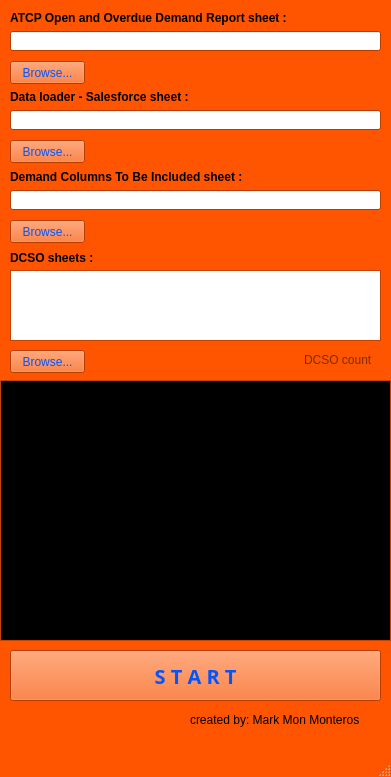
<?xml version="1.0" encoding="UTF-8"?>
<ui version="4.0">
 <class>MainWindow</class>
 <widget class="QMainWindow" name="MainWindow">
  <property name="geometry">
   <rect>
    <x>0</x>
    <y>0</y>
    <width>391</width>
    <height>777</height>
   </rect>
  </property>
  <property name="palette">
   <palette>
    <active>
     <colorrole role="WindowText">
      <brush brushstyle="SolidPattern">
       <color alpha="255">
        <red>0</red>
        <green>0</green>
        <blue>0</blue>
       </color>
      </brush>
     </colorrole>
     <colorrole role="Button">
      <brush brushstyle="SolidPattern">
       <color alpha="255">
        <red>255</red>
        <green>85</green>
        <blue>0</blue>
       </color>
      </brush>
     </colorrole>
     <colorrole role="Light">
      <brush brushstyle="SolidPattern">
       <color alpha="255">
        <red>255</red>
        <green>170</green>
        <blue>127</blue>
       </color>
      </brush>
     </colorrole>
     <colorrole role="Midlight">
      <brush brushstyle="SolidPattern">
       <color alpha="255">
        <red>255</red>
        <green>127</green>
        <blue>63</blue>
       </color>
      </brush>
     </colorrole>
     <colorrole role="Dark">
      <brush brushstyle="SolidPattern">
       <color alpha="255">
        <red>127</red>
        <green>42</green>
        <blue>0</blue>
       </color>
      </brush>
     </colorrole>
     <colorrole role="Mid">
      <brush brushstyle="SolidPattern">
       <color alpha="255">
        <red>170</red>
        <green>56</green>
        <blue>0</blue>
       </color>
      </brush>
     </colorrole>
     <colorrole role="Text">
      <brush brushstyle="SolidPattern">
       <color alpha="255">
        <red>0</red>
        <green>0</green>
        <blue>0</blue>
       </color>
      </brush>
     </colorrole>
     <colorrole role="BrightText">
      <brush brushstyle="SolidPattern">
       <color alpha="255">
        <red>255</red>
        <green>255</green>
        <blue>255</blue>
       </color>
      </brush>
     </colorrole>
     <colorrole role="ButtonText">
      <brush brushstyle="SolidPattern">
       <color alpha="255">
        <red>0</red>
        <green>0</green>
        <blue>0</blue>
       </color>
      </brush>
     </colorrole>
     <colorrole role="Base">
      <brush brushstyle="SolidPattern">
       <color alpha="255">
        <red>255</red>
        <green>255</green>
        <blue>255</blue>
       </color>
      </brush>
     </colorrole>
     <colorrole role="Window">
      <brush brushstyle="SolidPattern">
       <color alpha="255">
        <red>255</red>
        <green>85</green>
        <blue>0</blue>
       </color>
      </brush>
     </colorrole>
     <colorrole role="Shadow">
      <brush brushstyle="SolidPattern">
       <color alpha="255">
        <red>0</red>
        <green>0</green>
        <blue>0</blue>
       </color>
      </brush>
     </colorrole>
     <colorrole role="AlternateBase">
      <brush brushstyle="SolidPattern">
       <color alpha="255">
        <red>255</red>
        <green>170</green>
        <blue>127</blue>
       </color>
      </brush>
     </colorrole>
     <colorrole role="ToolTipBase">
      <brush brushstyle="SolidPattern">
       <color alpha="255">
        <red>255</red>
        <green>255</green>
        <blue>220</blue>
       </color>
      </brush>
     </colorrole>
     <colorrole role="ToolTipText">
      <brush brushstyle="SolidPattern">
       <color alpha="255">
        <red>0</red>
        <green>0</green>
        <blue>0</blue>
       </color>
      </brush>
     </colorrole>
    </active>
    <inactive>
     <colorrole role="WindowText">
      <brush brushstyle="SolidPattern">
       <color alpha="255">
        <red>0</red>
        <green>0</green>
        <blue>0</blue>
       </color>
      </brush>
     </colorrole>
     <colorrole role="Button">
      <brush brushstyle="SolidPattern">
       <color alpha="255">
        <red>255</red>
        <green>85</green>
        <blue>0</blue>
       </color>
      </brush>
     </colorrole>
     <colorrole role="Light">
      <brush brushstyle="SolidPattern">
       <color alpha="255">
        <red>255</red>
        <green>170</green>
        <blue>127</blue>
       </color>
      </brush>
     </colorrole>
     <colorrole role="Midlight">
      <brush brushstyle="SolidPattern">
       <color alpha="255">
        <red>255</red>
        <green>127</green>
        <blue>63</blue>
       </color>
      </brush>
     </colorrole>
     <colorrole role="Dark">
      <brush brushstyle="SolidPattern">
       <color alpha="255">
        <red>127</red>
        <green>42</green>
        <blue>0</blue>
       </color>
      </brush>
     </colorrole>
     <colorrole role="Mid">
      <brush brushstyle="SolidPattern">
       <color alpha="255">
        <red>170</red>
        <green>56</green>
        <blue>0</blue>
       </color>
      </brush>
     </colorrole>
     <colorrole role="Text">
      <brush brushstyle="SolidPattern">
       <color alpha="255">
        <red>0</red>
        <green>0</green>
        <blue>0</blue>
       </color>
      </brush>
     </colorrole>
     <colorrole role="BrightText">
      <brush brushstyle="SolidPattern">
       <color alpha="255">
        <red>255</red>
        <green>255</green>
        <blue>255</blue>
       </color>
      </brush>
     </colorrole>
     <colorrole role="ButtonText">
      <brush brushstyle="SolidPattern">
       <color alpha="255">
        <red>0</red>
        <green>0</green>
        <blue>0</blue>
       </color>
      </brush>
     </colorrole>
     <colorrole role="Base">
      <brush brushstyle="SolidPattern">
       <color alpha="255">
        <red>255</red>
        <green>255</green>
        <blue>255</blue>
       </color>
      </brush>
     </colorrole>
     <colorrole role="Window">
      <brush brushstyle="SolidPattern">
       <color alpha="255">
        <red>255</red>
        <green>85</green>
        <blue>0</blue>
       </color>
      </brush>
     </colorrole>
     <colorrole role="Shadow">
      <brush brushstyle="SolidPattern">
       <color alpha="255">
        <red>0</red>
        <green>0</green>
        <blue>0</blue>
       </color>
      </brush>
     </colorrole>
     <colorrole role="AlternateBase">
      <brush brushstyle="SolidPattern">
       <color alpha="255">
        <red>255</red>
        <green>170</green>
        <blue>127</blue>
       </color>
      </brush>
     </colorrole>
     <colorrole role="ToolTipBase">
      <brush brushstyle="SolidPattern">
       <color alpha="255">
        <red>255</red>
        <green>255</green>
        <blue>220</blue>
       </color>
      </brush>
     </colorrole>
     <colorrole role="ToolTipText">
      <brush brushstyle="SolidPattern">
       <color alpha="255">
        <red>0</red>
        <green>0</green>
        <blue>0</blue>
       </color>
      </brush>
     </colorrole>
    </inactive>
    <disabled>
     <colorrole role="WindowText">
      <brush brushstyle="SolidPattern">
       <color alpha="255">
        <red>127</red>
        <green>42</green>
        <blue>0</blue>
       </color>
      </brush>
     </colorrole>
     <colorrole role="Button">
      <brush brushstyle="SolidPattern">
       <color alpha="255">
        <red>255</red>
        <green>85</green>
        <blue>0</blue>
       </color>
      </brush>
     </colorrole>
     <colorrole role="Light">
      <brush brushstyle="SolidPattern">
       <color alpha="255">
        <red>255</red>
        <green>170</green>
        <blue>127</blue>
       </color>
      </brush>
     </colorrole>
     <colorrole role="Midlight">
      <brush brushstyle="SolidPattern">
       <color alpha="255">
        <red>255</red>
        <green>127</green>
        <blue>63</blue>
       </color>
      </brush>
     </colorrole>
     <colorrole role="Dark">
      <brush brushstyle="SolidPattern">
       <color alpha="255">
        <red>127</red>
        <green>42</green>
        <blue>0</blue>
       </color>
      </brush>
     </colorrole>
     <colorrole role="Mid">
      <brush brushstyle="SolidPattern">
       <color alpha="255">
        <red>170</red>
        <green>56</green>
        <blue>0</blue>
       </color>
      </brush>
     </colorrole>
     <colorrole role="Text">
      <brush brushstyle="SolidPattern">
       <color alpha="255">
        <red>127</red>
        <green>42</green>
        <blue>0</blue>
       </color>
      </brush>
     </colorrole>
     <colorrole role="BrightText">
      <brush brushstyle="SolidPattern">
       <color alpha="255">
        <red>255</red>
        <green>255</green>
        <blue>255</blue>
       </color>
      </brush>
     </colorrole>
     <colorrole role="ButtonText">
      <brush brushstyle="SolidPattern">
       <color alpha="255">
        <red>127</red>
        <green>42</green>
        <blue>0</blue>
       </color>
      </brush>
     </colorrole>
     <colorrole role="Base">
      <brush brushstyle="SolidPattern">
       <color alpha="255">
        <red>255</red>
        <green>85</green>
        <blue>0</blue>
       </color>
      </brush>
     </colorrole>
     <colorrole role="Window">
      <brush brushstyle="SolidPattern">
       <color alpha="255">
        <red>255</red>
        <green>85</green>
        <blue>0</blue>
       </color>
      </brush>
     </colorrole>
     <colorrole role="Shadow">
      <brush brushstyle="SolidPattern">
       <color alpha="255">
        <red>0</red>
        <green>0</green>
        <blue>0</blue>
       </color>
      </brush>
     </colorrole>
     <colorrole role="AlternateBase">
      <brush brushstyle="SolidPattern">
       <color alpha="255">
        <red>255</red>
        <green>85</green>
        <blue>0</blue>
       </color>
      </brush>
     </colorrole>
     <colorrole role="ToolTipBase">
      <brush brushstyle="SolidPattern">
       <color alpha="255">
        <red>255</red>
        <green>255</green>
        <blue>220</blue>
       </color>
      </brush>
     </colorrole>
     <colorrole role="ToolTipText">
      <brush brushstyle="SolidPattern">
       <color alpha="255">
        <red>0</red>
        <green>0</green>
        <blue>0</blue>
       </color>
      </brush>
     </colorrole>
    </disabled>
   </palette>
  </property>
  <property name="windowTitle">
   <string>MainWindow</string>
  </property>
  <widget class="QWidget" name="centralwidget">
   <widget class="QLabel" name="forLbl_2">
    <property name="geometry">
     <rect>
      <x>10</x>
      <y>10</y>
      <width>371</width>
      <height>16</height>
     </rect>
    </property>
    <property name="font">
     <font>
      <weight>75</weight>
      <bold>true</bold>
     </font>
    </property>
    <property name="text">
     <string>ATCP Open and Overdue Demand Report sheet :</string>
    </property>
   </widget>
   <widget class="QPushButton" name="atcpBtn">
    <property name="geometry">
     <rect>
      <x>10</x>
      <y>61</y>
      <width>75</width>
      <height>23</height>
     </rect>
    </property>
    <property name="palette">
     <palette>
      <active>
       <colorrole role="Text">
        <brush brushstyle="SolidPattern">
         <color alpha="255">
          <red>0</red>
          <green>0</green>
          <blue>0</blue>
         </color>
        </brush>
       </colorrole>
       <colorrole role="ButtonText">
        <brush brushstyle="SolidPattern">
         <color alpha="255">
          <red>0</red>
          <green>85</green>
          <blue>255</blue>
         </color>
        </brush>
       </colorrole>
      </active>
      <inactive>
       <colorrole role="Text">
        <brush brushstyle="SolidPattern">
         <color alpha="255">
          <red>0</red>
          <green>0</green>
          <blue>0</blue>
         </color>
        </brush>
       </colorrole>
       <colorrole role="ButtonText">
        <brush brushstyle="SolidPattern">
         <color alpha="255">
          <red>0</red>
          <green>85</green>
          <blue>255</blue>
         </color>
        </brush>
       </colorrole>
      </inactive>
      <disabled>
       <colorrole role="Text">
        <brush brushstyle="SolidPattern">
         <color alpha="255">
          <red>127</red>
          <green>42</green>
          <blue>0</blue>
         </color>
        </brush>
       </colorrole>
       <colorrole role="ButtonText">
        <brush brushstyle="SolidPattern">
         <color alpha="255">
          <red>127</red>
          <green>42</green>
          <blue>0</blue>
         </color>
        </brush>
       </colorrole>
      </disabled>
     </palette>
    </property>
    <property name="text">
     <string>Browse...</string>
    </property>
   </widget>
   <widget class="QLineEdit" name="atcpEdit">
    <property name="geometry">
     <rect>
      <x>10</x>
      <y>31</y>
      <width>371</width>
      <height>20</height>
     </rect>
    </property>
   </widget>
   <widget class="QPushButton" name="datalBtn">
    <property name="geometry">
     <rect>
      <x>10</x>
      <y>140</y>
      <width>75</width>
      <height>23</height>
     </rect>
    </property>
    <property name="palette">
     <palette>
      <active>
       <colorrole role="ButtonText">
        <brush brushstyle="SolidPattern">
         <color alpha="255">
          <red>0</red>
          <green>85</green>
          <blue>255</blue>
         </color>
        </brush>
       </colorrole>
      </active>
      <inactive>
       <colorrole role="ButtonText">
        <brush brushstyle="SolidPattern">
         <color alpha="255">
          <red>0</red>
          <green>85</green>
          <blue>255</blue>
         </color>
        </brush>
       </colorrole>
      </inactive>
      <disabled>
       <colorrole role="ButtonText">
        <brush brushstyle="SolidPattern">
         <color alpha="255">
          <red>127</red>
          <green>42</green>
          <blue>0</blue>
         </color>
        </brush>
       </colorrole>
      </disabled>
     </palette>
    </property>
    <property name="text">
     <string>Browse...</string>
    </property>
   </widget>
   <widget class="QLabel" name="forLbl_3">
    <property name="geometry">
     <rect>
      <x>10</x>
      <y>89</y>
      <width>371</width>
      <height>16</height>
     </rect>
    </property>
    <property name="font">
     <font>
      <weight>75</weight>
      <bold>true</bold>
     </font>
    </property>
    <property name="text">
     <string>Data loader - Salesforce sheet :</string>
    </property>
   </widget>
   <widget class="QLineEdit" name="datalEdit">
    <property name="geometry">
     <rect>
      <x>10</x>
      <y>110</y>
      <width>371</width>
      <height>20</height>
     </rect>
    </property>
   </widget>
   <widget class="QLineEdit" name="demandcolEdit">
    <property name="geometry">
     <rect>
      <x>10</x>
      <y>190</y>
      <width>371</width>
      <height>20</height>
     </rect>
    </property>
   </widget>
   <widget class="QLabel" name="forLbl_4">
    <property name="geometry">
     <rect>
      <x>10</x>
      <y>169</y>
      <width>371</width>
      <height>16</height>
     </rect>
    </property>
    <property name="font">
     <font>
      <weight>75</weight>
      <bold>true</bold>
     </font>
    </property>
    <property name="text">
     <string>Demand Columns To Be Included sheet :</string>
    </property>
   </widget>
   <widget class="QPushButton" name="demandcolBtn">
    <property name="geometry">
     <rect>
      <x>10</x>
      <y>220</y>
      <width>75</width>
      <height>23</height>
     </rect>
    </property>
    <property name="palette">
     <palette>
      <active>
       <colorrole role="ButtonText">
        <brush brushstyle="SolidPattern">
         <color alpha="255">
          <red>0</red>
          <green>85</green>
          <blue>255</blue>
         </color>
        </brush>
       </colorrole>
      </active>
      <inactive>
       <colorrole role="ButtonText">
        <brush brushstyle="SolidPattern">
         <color alpha="255">
          <red>0</red>
          <green>85</green>
          <blue>255</blue>
         </color>
        </brush>
       </colorrole>
      </inactive>
      <disabled>
       <colorrole role="ButtonText">
        <brush brushstyle="SolidPattern">
         <color alpha="255">
          <red>127</red>
          <green>42</green>
          <blue>0</blue>
         </color>
        </brush>
       </colorrole>
      </disabled>
     </palette>
    </property>
    <property name="text">
     <string>Browse...</string>
    </property>
   </widget>
   <widget class="QPushButton" name="startBtn">
    <property name="geometry">
     <rect>
      <x>10</x>
      <y>650</y>
      <width>371</width>
      <height>51</height>
     </rect>
    </property>
    <property name="palette">
     <palette>
      <active>
       <colorrole role="ButtonText">
        <brush brushstyle="SolidPattern">
         <color alpha="255">
          <red>0</red>
          <green>85</green>
          <blue>255</blue>
         </color>
        </brush>
       </colorrole>
      </active>
      <inactive>
       <colorrole role="ButtonText">
        <brush brushstyle="SolidPattern">
         <color alpha="255">
          <red>0</red>
          <green>85</green>
          <blue>255</blue>
         </color>
        </brush>
       </colorrole>
      </inactive>
      <disabled>
       <colorrole role="ButtonText">
        <brush brushstyle="SolidPattern">
         <color alpha="255">
          <red>127</red>
          <green>42</green>
          <blue>0</blue>
         </color>
        </brush>
       </colorrole>
      </disabled>
     </palette>
    </property>
    <property name="font">
     <font>
      <family>Showcard Gothic</family>
      <pointsize>15</pointsize>
      <weight>75</weight>
      <italic>false</italic>
      <bold>true</bold>
     </font>
    </property>
    <property name="text">
     <string>S T A R T</string>
    </property>
   </widget>
   <widget class="QLabel" name="author">
    <property name="geometry">
     <rect>
      <x>190</x>
      <y>710</y>
      <width>201</width>
      <height>20</height>
     </rect>
    </property>
    <property name="text">
     <string>created by: Mark Mon Monteros</string>
    </property>
   </widget>
   <widget class="QTextEdit" name="console">
    <property name="geometry">
     <rect>
      <x>0</x>
      <y>380</y>
      <width>391</width>
      <height>261</height>
     </rect>
    </property>
    <property name="palette">
     <palette>
      <active>
       <colorrole role="WindowText">
        <brush brushstyle="SolidPattern">
         <color alpha="255">
          <red>0</red>
          <green>0</green>
          <blue>0</blue>
         </color>
        </brush>
       </colorrole>
       <colorrole role="Text">
        <brush brushstyle="SolidPattern">
         <color alpha="255">
          <red>85</red>
          <green>255</green>
          <blue>0</blue>
         </color>
        </brush>
       </colorrole>
       <colorrole role="Base">
        <brush brushstyle="SolidPattern">
         <color alpha="255">
          <red>0</red>
          <green>0</green>
          <blue>0</blue>
         </color>
        </brush>
       </colorrole>
      </active>
      <inactive>
       <colorrole role="WindowText">
        <brush brushstyle="SolidPattern">
         <color alpha="255">
          <red>0</red>
          <green>0</green>
          <blue>0</blue>
         </color>
        </brush>
       </colorrole>
       <colorrole role="Text">
        <brush brushstyle="SolidPattern">
         <color alpha="255">
          <red>85</red>
          <green>255</green>
          <blue>0</blue>
         </color>
        </brush>
       </colorrole>
       <colorrole role="Base">
        <brush brushstyle="SolidPattern">
         <color alpha="255">
          <red>0</red>
          <green>0</green>
          <blue>0</blue>
         </color>
        </brush>
       </colorrole>
      </inactive>
      <disabled>
       <colorrole role="WindowText">
        <brush brushstyle="SolidPattern">
         <color alpha="255">
          <red>120</red>
          <green>120</green>
          <blue>120</blue>
         </color>
        </brush>
       </colorrole>
       <colorrole role="Text">
        <brush brushstyle="SolidPattern">
         <color alpha="255">
          <red>120</red>
          <green>120</green>
          <blue>120</blue>
         </color>
        </brush>
       </colorrole>
       <colorrole role="Base">
        <brush brushstyle="SolidPattern">
         <color alpha="255">
          <red>240</red>
          <green>240</green>
          <blue>240</blue>
         </color>
        </brush>
       </colorrole>
      </disabled>
     </palette>
    </property>
    <property name="font">
     <font>
      <weight>50</weight>
      <bold>false</bold>
     </font>
    </property>
    <property name="autoFillBackground">
     <bool>false</bool>
    </property>
    <property name="inputMethodHints">
     <set>Qt::ImhMultiLine</set>
    </property>
    <property name="html">
     <string>&lt;!DOCTYPE HTML PUBLIC &quot;-//W3C//DTD HTML 4.0//EN&quot; &quot;http://www.w3.org/TR/REC-html40/strict.dtd&quot;&gt;
&lt;html&gt;&lt;head&gt;&lt;meta name=&quot;qrichtext&quot; content=&quot;1&quot; /&gt;&lt;style type=&quot;text/css&quot;&gt;
p, li { white-space: pre-wrap; }
&lt;/style&gt;&lt;/head&gt;&lt;body style=&quot; font-family:'MS Shell Dlg 2'; font-size:7.8pt; font-weight:400; font-style:normal;&quot;&gt;
&lt;p style=&quot;-qt-paragraph-type:empty; margin-top:0px; margin-bottom:0px; margin-left:0px; margin-right:0px; -qt-block-indent:0; text-indent:0px;&quot;&gt;&lt;br /&gt;&lt;/p&gt;&lt;/body&gt;&lt;/html&gt;</string>
    </property>
    <property name="textInteractionFlags">
     <set>Qt::NoTextInteraction</set>
    </property>
   </widget>
   <widget class="QPushButton" name="dcsoBtn">
    <property name="geometry">
     <rect>
      <x>10</x>
      <y>350</y>
      <width>75</width>
      <height>23</height>
     </rect>
    </property>
    <property name="palette">
     <palette>
      <active>
       <colorrole role="ButtonText">
        <brush brushstyle="SolidPattern">
         <color alpha="255">
          <red>0</red>
          <green>85</green>
          <blue>255</blue>
         </color>
        </brush>
       </colorrole>
      </active>
      <inactive>
       <colorrole role="ButtonText">
        <brush brushstyle="SolidPattern">
         <color alpha="255">
          <red>0</red>
          <green>85</green>
          <blue>255</blue>
         </color>
        </brush>
       </colorrole>
      </inactive>
      <disabled>
       <colorrole role="ButtonText">
        <brush brushstyle="SolidPattern">
         <color alpha="255">
          <red>127</red>
          <green>42</green>
          <blue>0</blue>
         </color>
        </brush>
       </colorrole>
      </disabled>
     </palette>
    </property>
    <property name="text">
     <string>Browse...</string>
    </property>
   </widget>
   <widget class="QLabel" name="forLbl_5">
    <property name="geometry">
     <rect>
      <x>10</x>
      <y>250</y>
      <width>371</width>
      <height>16</height>
     </rect>
    </property>
    <property name="font">
     <font>
      <weight>75</weight>
      <bold>true</bold>
     </font>
    </property>
    <property name="text">
     <string>DCSO sheets :</string>
    </property>
   </widget>
   <widget class="QLabel" name="label">
    <property name="enabled">
     <bool>false</bool>
    </property>
    <property name="geometry">
     <rect>
      <x>304</x>
      <y>350</y>
      <width>71</width>
      <height>20</height>
     </rect>
    </property>
    <property name="font">
     <font>
      <kerning>true</kerning>
     </font>
    </property>
    <property name="inputMethodHints">
     <set>Qt::ImhHiddenText</set>
    </property>
    <property name="text">
     <string>DCSO count</string>
    </property>
   </widget>
   <widget class="QListWidget" name="dcsoWidget">
    <property name="geometry">
     <rect>
      <x>10</x>
      <y>270</y>
      <width>371</width>
      <height>71</height>
     </rect>
    </property>
    <property name="acceptDrops">
     <bool>true</bool>
    </property>
    <property name="inputMethodHints">
     <set>Qt::ImhMultiLine</set>
    </property>
   </widget>
  </widget>
  <widget class="QMenuBar" name="menubar">
   <property name="geometry">
    <rect>
     <x>0</x>
     <y>0</y>
     <width>391</width>
     <height>26</height>
    </rect>
   </property>
  </widget>
  <widget class="QStatusBar" name="statusbar"/>
 </widget>
 <resources/>
 <connections/>
</ui>
